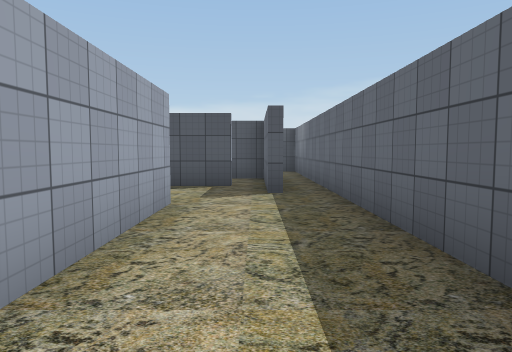
view 1 (above)

24 first-person views from a walk through a scene from a Unity 3-D project. The camera is 1.4 m above the floor, tilts 4° down and sees 70° across. The floor is counted in squares, 2 m on a side. Each view is taken from the middle of a square. On the plan, view 1 faces up. The plan holds only what a view shows up to about 11 squares ahead; the rest is blank. The player is left out. Some surface patterns are stand-ins.

view 2
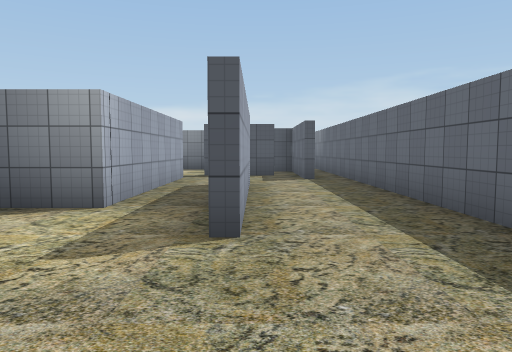

view 3
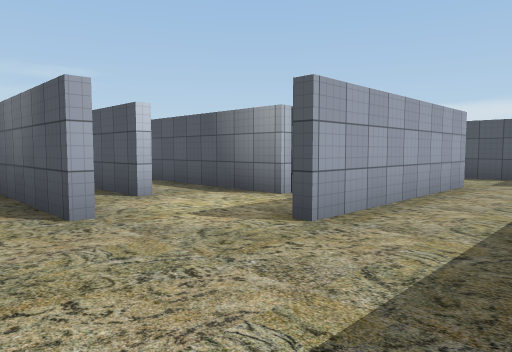

view 4
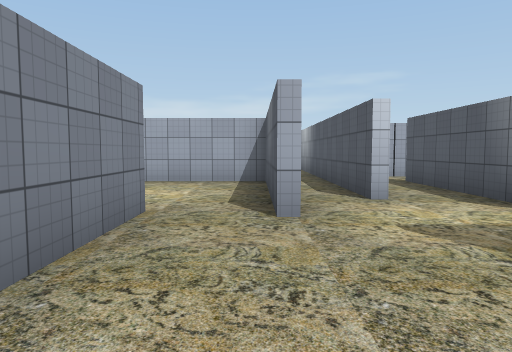

view 5
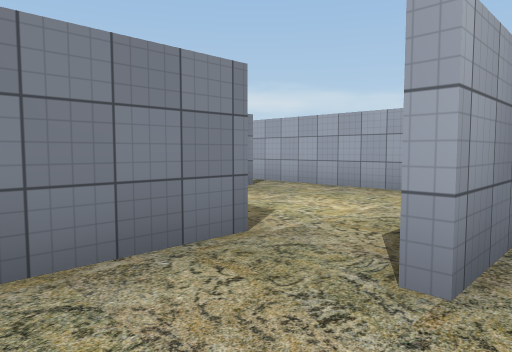

view 6
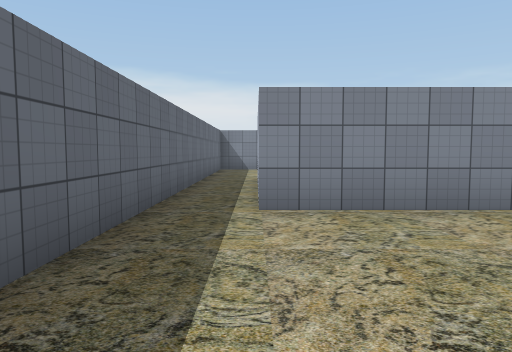

view 7
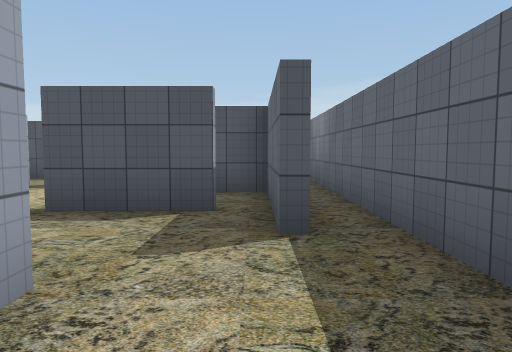

view 8
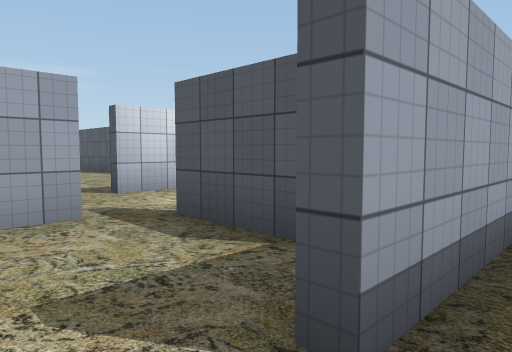

view 9
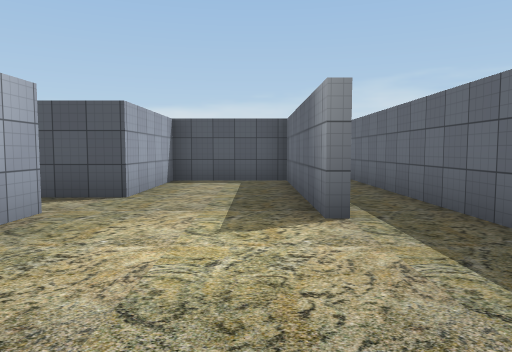

view 10
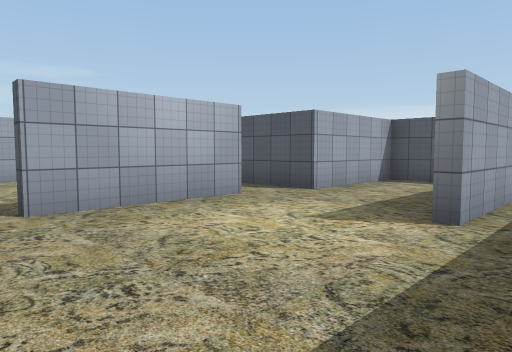

view 11
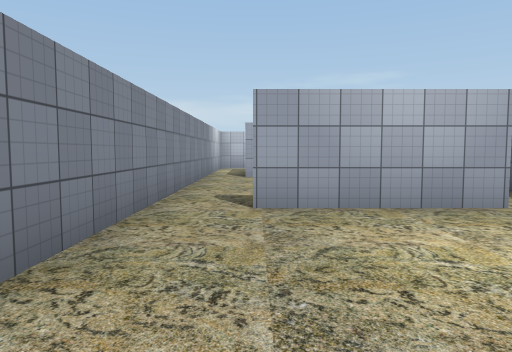

view 12
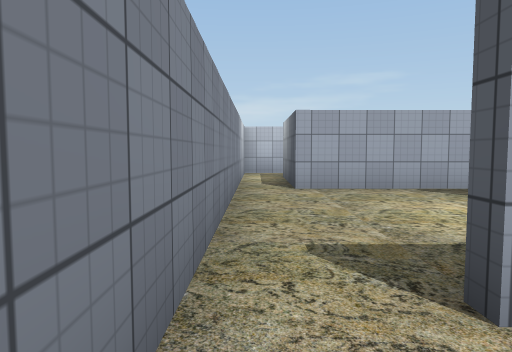

view 13
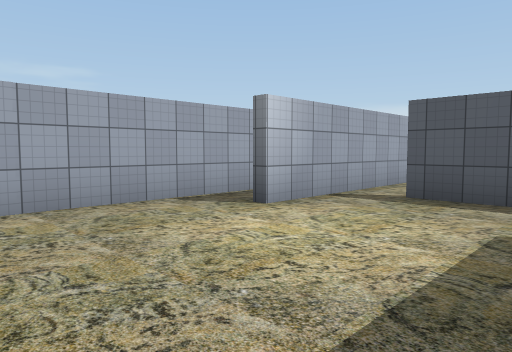

view 14
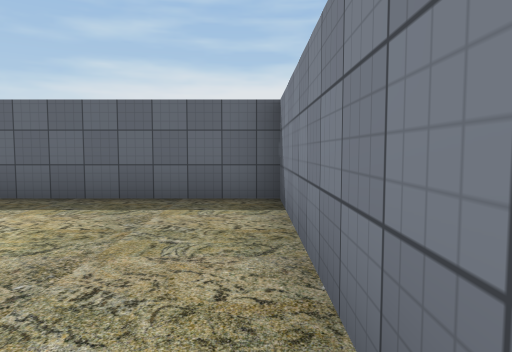

view 15
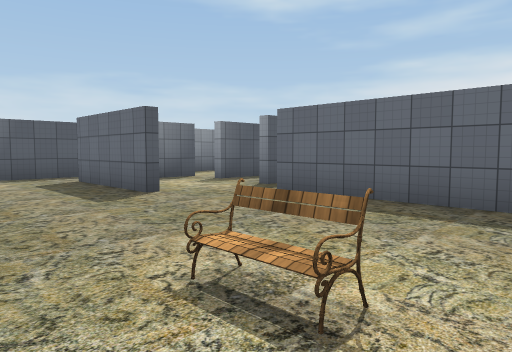

view 16
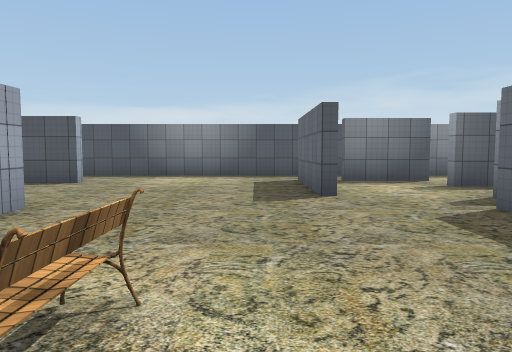

view 17
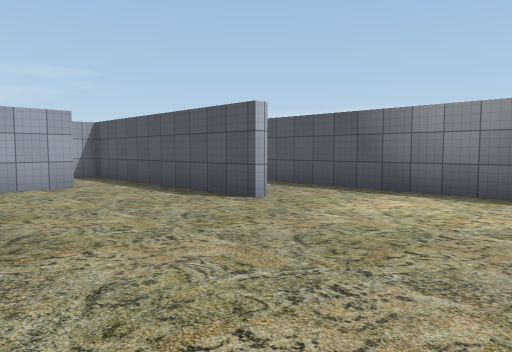

view 18
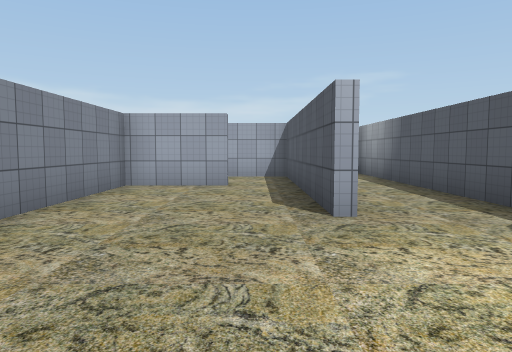

view 19
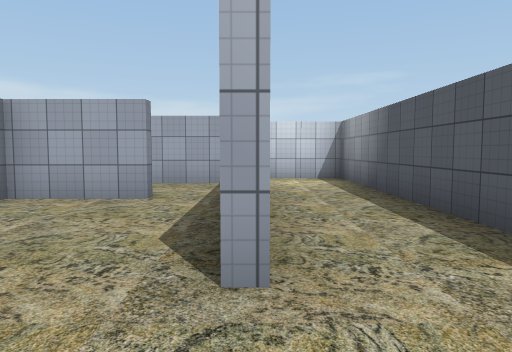

view 20
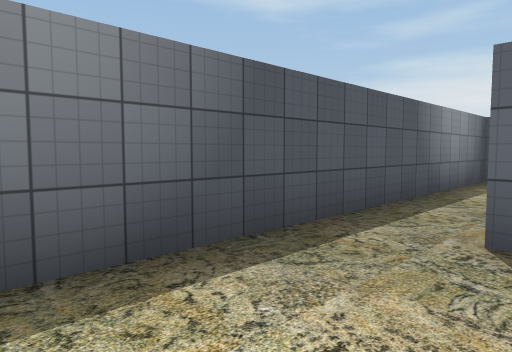

view 21
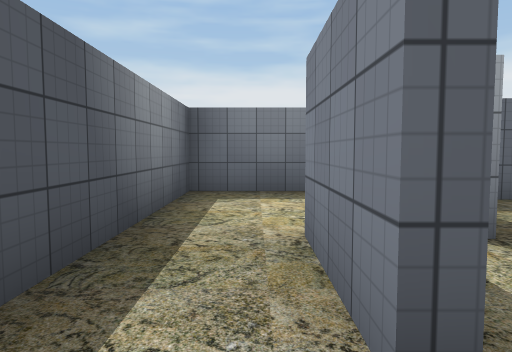

view 22
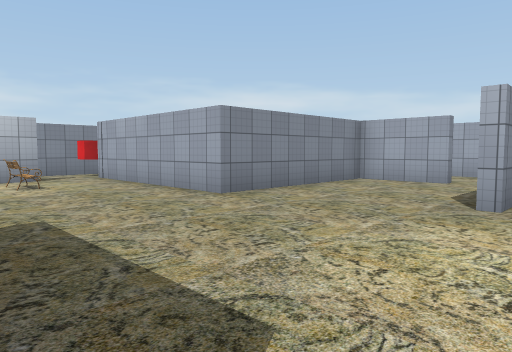

view 23
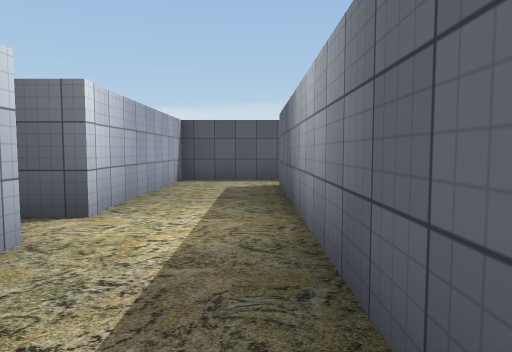

view 24
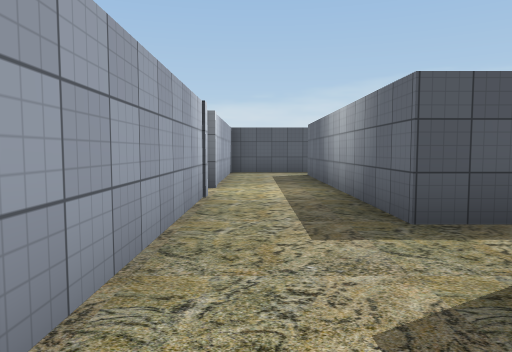

### Floor plan
Points are (right, up) in squares from view 1. A wall is a line through its corners. A room is listed if a view was taken in it or the views show most of it. See-through windows are left out.
Room 1 (views 1, 2, 3, 4, 5, 6, 7, 8)
walls: (-1.1, 4.9) (-1.1, -0.1); (-2.8, 6.4) (-2.8, 1.4) (-7.4, 1.4); (-0.4, 7.2) (-2.5, 7.2); (-4.1, -1.5) (-2.7, -1.5); (1.3, -3.6) (1.3, 9.6); (-3.2, -3.3) (0, -3.3); (0.4, 8.2) (0.4, 6)
ways out: opening at (1, -3) to room 2; opening at (1, 10) to room 4; opening at (-3, -3) to room 7; opening at (-5, -1)
Room 2 (views 9, 10, 11, 12)
walls: (-0.3, -8.4) (-0.3, -3.5) (-2.8, -3.5) (-2.8, -6.6); (-3.4, -7.9) (-3.4, -11.1); (-3.4, -12.3) (1.3, -12.3) (1.3, -3.6); (0, -4.8) (0, -8.4)
ways out: opening at (1, -3) to room 1; opening at (-4, -12) to room 3; gap at (-4, -8) to room 3
Room 3 (views 13, 14)
walls: (-8.4, -12.3) (-3.4, -12.3); (-7.3, -6.5) (-7.3, -8.5); (-8.7, -7.4) (-8.7, -11.3); (-2.8, -6.6) (-6.2, -6.6)
ways out: opening at (-4, -12) to room 2; gap at (-4, -8) to room 2; opening at (-7, -7) to room 7; opening at (-9, -12)
Room 4 (views 15, 16, 17, 18, 19, 20, 21, 22)
walls: (-4.8, 8.8) (-4.8, 7.5); (-5, 7.5) (-5, 10.8); (-9.7, 9.8) (-13.6, 9.8); (-4, 10.6) (-2, 10.6); (-10.4, 10.1) (-9.7, 10.1); (-2, 10.3) (-4, 10.3); (-13.3, 8.5) (-13.3, 6.4) (-8.7, 6.4) (-8.7, 1.5); (-7.4, 1.7) (-6.6, 1.7); (-3.1, 2.8) (-3.1, 6.4); (0.2, 6) (0.2, 9.1) (-2.2, 9.1); (1.3, 9.6) (1.3, 12.1) (-17.3, 12.1) (-17.3, 10.2)
ways out: opening at (1, 10) to room 1; opening at (-8, 1) to room 5; opening at (-14, 9) to room 8; opening at (-17, 10); gap at (-4, 10)
objects: bench (-7, 3)
Room 5 (view 23)
walls: (-12.5, 1.4) (-13.5, 1.4); (-9.5, -0.1) (-7.8, -0.1); (-15.8, 1.4) (-15.8, 0.4)
ways out: opening at (-8, 1) to room 4; opening at (-15, 0) to room 6; opening at (-14.5, 2.5) to room 8
Room 6 (view 24)
walls: (-15.8, 0.4) (-15.8, -1)
ways out: opening at (-15, 0) to room 5
Room 7 (no view inside)
walls: (-7.3, -1.8) (-7.3, -6.5); (-2.7, -1.8) (-7, -1.8)
ways out: opening at (-3, -3) to room 1; opening at (-7, -7) to room 3
Room 8 (no view inside)
walls: (-15.8, 3.8) (-15.8, 1.4); (-13.5, 1.4) (-13.5, 8.4); (-13.6, 9.8) (-15.8, 9.8) (-15.8, 4.8)
ways out: opening at (-14, 9) to room 4; opening at (-14.5, 2.5) to room 5; opening at (-16, 4)

Positions as (right, up) in squares from view 1, and headings:
1: (0, 0), facing up
2: (-1, -3), facing up
3: (1, -3), facing up-left
4: (1, -2), facing left
5: (-1, -1), facing down-left
6: (0, 1), facing down
7: (0, 3), facing up
8: (1, 5), facing up-left
9: (-1, -12), facing up
10: (1, -12), facing up-left
11: (1, -11), facing left
12: (-2, -12), facing left
13: (-4, -12), facing up-left
14: (-4, -12), facing right
15: (-8, 2), facing up-right
16: (-6, 2), facing up
17: (-6, 6), facing up-left
18: (-6, 9), facing left
19: (-8, 10), facing left
20: (-8, 10), facing up-right
21: (-5, 11), facing right
22: (-5, 11), facing down-left
23: (-14, 1), facing up
24: (-15, -2), facing up
